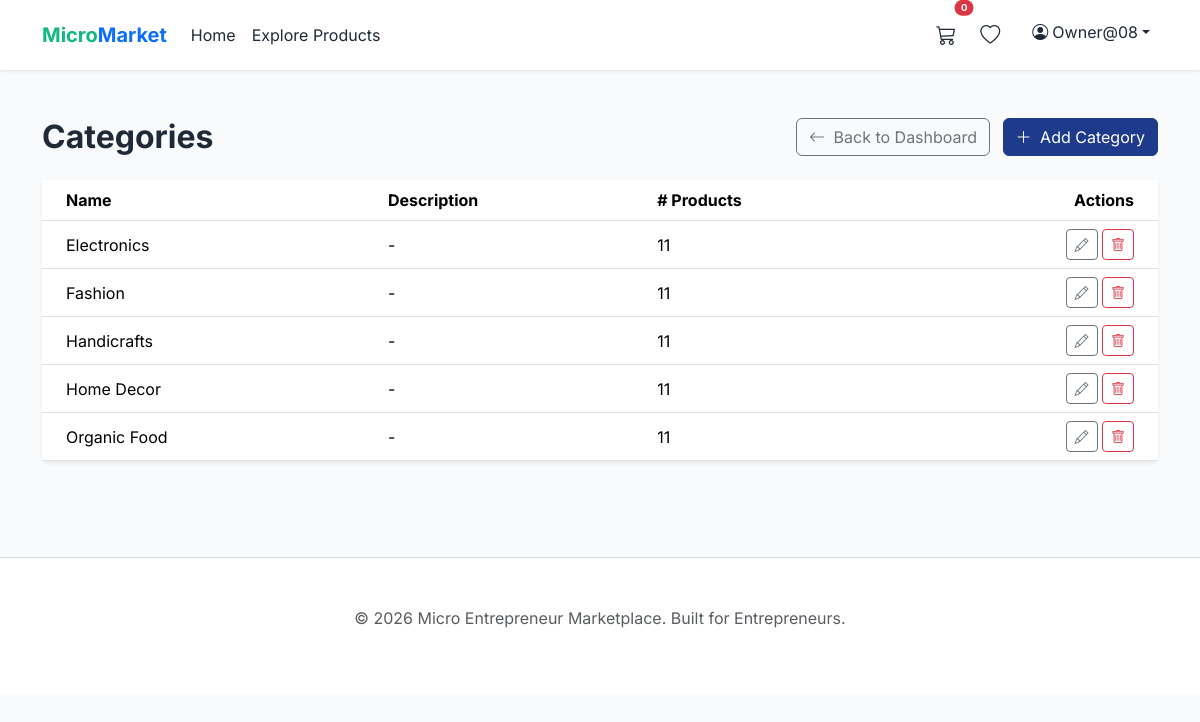
Page /adminpanel/categories/ (signed in) on the committed database.
### accounts/models.py (models this page shows, shortened)
class User(AbstractUser):
    ADMIN = 'ADMIN'
    SELLER = 'SELLER'
    BUYER = 'BUYER'
    ROLE_CHOICES = [
        (ADMIN, 'Admin'),
        (SELLER, 'Seller'),
        (BUYER, 'Buyer'),
    ]
    role = models.CharField(max_length=10, choices=ROLE_CHOICES, default=BUYER)
    phone = models.CharField(max_length=15, blank=True, null=True)
    profile_image = models.ImageField(upload_to='profiles/', blank=True, null=True)
    address = models.TextField(blank=True, null=True)
    city = models.CharField(max_length=100, blank=True, null=True)
    state = models.CharField(max_length=100, blank=True, null=True)
    created_at = models.DateTimeField(auto_now_add=True, db_index=True)

### marketplace/models.py (models this page shows, shortened)
class Category(models.Model):
    name = models.CharField(max_length=100)
    description = models.TextField(blank=True, null=True)
    slug = models.SlugField(unique=True, db_index=True)
    class Meta:
        verbose_name_plural = "Categories"

### adminpanel/views.py (the view)
# urls.py: path('categories/', CategoryListView.as_view(), name='category_list'),
class CategoryListView(AdminBaseListView):
    model = Category
    template_name = 'adminpanel/category_list.html'
    context_object_name = 'categories'
    paginate_by = 10
    def get_queryset(self):
        return Category.objects.all().order_by('name')

### adminpanel/views.py (called while the page is built)
    def test_func(self):
        return self.request.user.role == 'ADMIN' or self.request.user.is_superuser

### templates/adminpanel/category_list.html (shortened to what this page needs)
{% extends 'base.html' %}
{% block content %}
<div class="container py-5">
    <div class="d-flex justify-content-between align-items-center mb-4">
        <h2 class="fw-bold m-0">Categories</h2>
        <div>
            <a href="{% url 'adminpanel:admin_dashboard' %}" class="btn btn-outline-secondary me-2">
                <i class="bi bi-arrow-left me-1"></i> Back to Dashboard
            </a>
            <a href="{% url 'adminpanel:category_add' %}" class="btn btn-primary">
                <i class="bi bi-plus-lg me-1"></i> Add Category
            </a>
        </div>
    </div>
    <div class="card border-0 shadow-sm">
        <div class="card-body p-0">
            <div class="table-responsive">
                <table class="table table-hover align-middle mb-0">
                    <thead class="bg-light">
                        <tr>
                            <th class="ps-4">Name</th>
                            <th>Description</th>
                            <th># Products</th>
                            <th class="text-end pe-4">Actions</th>
                        </tr>
                    </thead>
                    <tbody>
                        {% for category in categories %}
                        <tr>
                            <td class="ps-4">{{ category.name }}</td>
                            <td>{{ category.description|default:'-' }}</td>
                            <td>{{ category.products.count }}</td>
                            <td class="text-end pe-4">
                                <a href="{% url 'adminpanel:category_edit' category.pk %}" class="btn btn-sm btn-outline-secondary" title="Edit">
                                    <i class="bi bi-pencil"></i>
                                </a>
                                <a href="{% url 'adminpanel:category_delete' category.pk %}" class="btn btn-sm btn-outline-danger" title="Delete">
                                    <i class="bi bi-trash"></i>
                                </a>
                            </td>
                        </tr>
                        {% empty %}
                        <tr>
                            <td colspan="4" class="py-5 text-center">No categories found.</td>
                        </tr>
                        {% endfor %}
                    </tbody>
                </table>
            </div>
        </div>
    </div>
</div>
{% endblock %}

### templates/base.html (shortened to what this page needs)
{% load static %}
{% load django_bootstrap5 %}
<!DOCTYPE html>
<html lang="en">
<head>
    {% bootstrap_css %}
    <link rel="stylesheet" href="https://cdn.jsdelivr.net/npm/bootstrap-icons@1.11.3/font/bootstrap-icons.min.css">
    <link rel="stylesheet" href="{% static 'css/style.css' %}">
</head>
<body>
    <nav class="navbar navbar-expand-lg navbar-light sticky-top">
        <div class="container">
            <a class="navbar-brand fw-bold text-primary" href="{% url 'core:home' %}">
                <span style="color: var(--secondary-green);">Micro</span>Market
            </a>
            <div class="collapse navbar-collapse" id="navbarNav">
                <ul class="navbar-nav me-auto">
                    <li class="nav-item">
                        <a class="nav-link" href="{% url 'core:home' %}">Home</a>
                    </li>
                    <li class="nav-item">
                        <a class="nav-link" href="{% url 'marketplace:product_list' %}">Explore Products</a>
                    </li>
                </ul>
                <ul class="navbar-nav">
                    {% if user.is_authenticated %}
                    <li class="nav-item me-2">
                        <a class="nav-link position-relative" href="{% url 'marketplace:cart_detail' %}">
                            <i class="bi bi-cart3 fs-5"></i>
                            <span
                                class="position-absolute top-0 start-100 translate-middle badge rounded-pill bg-danger"
                                style="font-size: 0.6rem;">
                                {{ user.cart_items.count }}
                            </span>
                        </a>
                    </li>
                    <li class="nav-item me-3">
                        <a class="nav-link" href="{% url 'marketplace:wishlist_detail' %}">
                            <i class="bi bi-heart fs-5"></i>
                        </a>
                    </li>
                    <li class="nav-item dropdown">
                        <a class="nav-link dropdown-toggle" href="#" id="navbarDropdown" role="button"
                            data-bs-toggle="dropdown">
                            <i class="bi bi-person-circle me-1"></i> {{ user.username }}
                        </a>
                    </li>
                    {% endif %}
                </ul>
            </div>
        </div>
    </nav>
    <main>
        {% block content %}
        {% endblock %}
    </main>
    <footer class="bg-white py-5 mt-5 border-top">
        <div class="container text-center text-muted">
            <p>&copy; 2026 Micro Entrepreneur Marketplace. Built for Entrepreneurs.</p>
        </div>
    </footer>
</body>
</html>

### static/css/style.css (style rules this page uses)
:root { --primary-blue: #1e3a8a; --secondary-green: #10b981; --accent-orange: #f59e0b; --neutral-gray: #f3f4f6; --text-dark: #1f2937; }
body { font-family: 'Inter', sans-serif; background-color: #f9fafb; color: var(--text-dark); }
.navbar { background-color: white; box-shadow: 0 1px 3px rgba(0,0,0,0.1); }
.btn-primary { background-color: var(--primary-blue); border-color: var(--primary-blue); }
.card { border: none; box-shadow: 0 4px 6px -1px rgba(0, 0, 0, 0.1); transition: transform 0.2s; }
.nav-link { color: var(--text-dark); padding: 0.75rem 1.5rem; display: flex; align-items: center; }

### rows in the picture
User: cart_items.count "0", username "Owner@08"
Category: name "Electronics", description "-", products.count "11"
Category: name "Fashion", description "-", products.count "11"
Category: name "Handicrafts", description "-", products.count "11"
Category: name "Home Decor", description "-", products.count "11"
Category: name "Organic Food", description "-", products.count "11"
